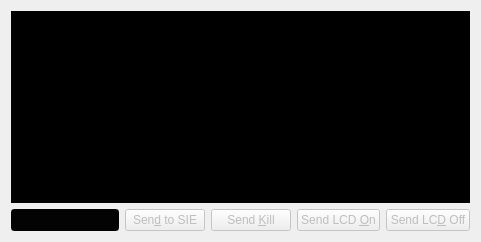
      <widget class="QWidget" name="tab_3">
       <attribute name="title">
        <string>SSH output</string>
       </attribute>
       <layout class="QVBoxLayout" name="verticalLayout_4">
        <item>
         <widget class="QTextEdit" name="sshTextEdit">
          <property name="maximumSize">
           <size>
            <width>16777215</width>
            <height>200</height>
           </size>
          </property>
          <property name="palette">
           <palette>
            <active>
             <colorrole role="WindowText">
              <brush brushstyle="SolidPattern">
               <color alpha="255">
                <red>255</red>
                <green>255</green>
                <blue>255</blue>
               </color>
              </brush>
             </colorrole>
             <colorrole role="Button">
              <brush brushstyle="SolidPattern">
               <color alpha="255">
                <red>4</red>
                <green>3</green>
                <blue>3</blue>
               </color>
              </brush>
             </colorrole>
             <colorrole role="Light">
              <brush brushstyle="SolidPattern">
               <color alpha="255">
                <red>6</red>
                <green>4</green>
                <blue>4</blue>
               </color>
              </brush>
             </colorrole>
             <colorrole role="Midlight">
              <brush brushstyle="SolidPattern">
               <color alpha="255">
                <red>5</red>
                <green>3</green>
                <blue>3</blue>
               </color>
              </brush>
             </colorrole>
             <colorrole role="Dark">
              <brush brushstyle="SolidPattern">
               <color alpha="255">
                <red>2</red>
                <green>1</green>
                <blue>1</blue>
               </color>
              </brush>
             </colorrole>
             <colorrole role="Mid">
              <brush brushstyle="SolidPattern">
               <color alpha="255">
                <red>2</red>
                <green>2</green>
                <blue>2</blue>
               </color>
              </brush>
             </colorrole>
             <colorrole role="Text">
              <brush brushstyle="SolidPattern">
               <color alpha="255">
                <red>255</red>
                <green>255</green>
                <blue>255</blue>
               </color>
              </brush>
             </colorrole>
             <colorrole role="BrightText">
              <brush brushstyle="SolidPattern">
               <color alpha="255">
                <red>255</red>
                <green>255</green>
                <blue>255</blue>
               </color>
              </brush>
             </colorrole>
             <colorrole role="ButtonText">
              <brush brushstyle="SolidPattern">
               <color alpha="255">
                <red>255</red>
                <green>255</green>
                <blue>255</blue>
               </color>
              </brush>
             </colorrole>
             <colorrole role="Base">
              <brush brushstyle="SolidPattern">
               <color alpha="255">
                <red>0</red>
                <green>0</green>
                <blue>0</blue>
               </color>
              </brush>
             </colorrole>
             <colorrole role="Window">
              <brush brushstyle="SolidPattern">
               <color alpha="255">
                <red>4</red>
                <green>3</green>
                <blue>3</blue>
               </color>
              </brush>
             </colorrole>
             <colorrole role="Shadow">
              <brush brushstyle="SolidPattern">
               <color alpha="255">
                <red>0</red>
                <green>0</green>
                <blue>0</blue>
               </color>
              </brush>
             </colorrole>
             <colorrole role="AlternateBase">
              <brush brushstyle="SolidPattern">
               <color alpha="255">
                <red>2</red>
                <green>1</green>
                <blue>1</blue>
               </color>
              </brush>
             </colorrole>
             <colorrole role="ToolTipBase">
              <brush brushstyle="SolidPattern">
               <color alpha="255">
                <red>255</red>
                <green>255</green>
                <blue>220</blue>
               </color>
              </brush>
             </colorrole>
             <colorrole role="ToolTipText">
              <brush brushstyle="SolidPattern">
               <color alpha="255">
                <red>0</red>
                <green>0</green>
                <blue>0</blue>
               </color>
              </brush>
             </colorrole>
            </active>
            <inactive>
             <colorrole role="WindowText">
              <brush brushstyle="SolidPattern">
               <color alpha="255">
                <red>255</red>
                <green>255</green>
                <blue>255</blue>
               </color>
              </brush>
             </colorrole>
             <colorrole role="Button">
              <brush brushstyle="SolidPattern">
               <color alpha="255">
                <red>4</red>
                <green>3</green>
                <blue>3</blue>
               </color>
              </brush>
             </colorrole>
             <colorrole role="Light">
              <brush brushstyle="SolidPattern">
               <color alpha="255">
                <red>6</red>
                <green>4</green>
                <blue>4</blue>
               </color>
              </brush>
             </colorrole>
             <colorrole role="Midlight">
              <brush brushstyle="SolidPattern">
               <color alpha="255">
                <red>5</red>
                <green>3</green>
                <blue>3</blue>
               </color>
              </brush>
             </colorrole>
             <colorrole role="Dark">
              <brush brushstyle="SolidPattern">
               <color alpha="255">
                <red>2</red>
                <green>1</green>
                <blue>1</blue>
               </color>
              </brush>
             </colorrole>
             <colorrole role="Mid">
              <brush brushstyle="SolidPattern">
               <color alpha="255">
                <red>2</red>
                <green>2</green>
                <blue>2</blue>
               </color>
              </brush>
             </colorrole>
             <colorrole role="Text">
              <brush brushstyle="SolidPattern">
               <color alpha="255">
                <red>255</red>
                <green>255</green>
                <blue>255</blue>
               </color>
              </brush>
             </colorrole>
             <colorrole role="BrightText">
              <brush brushstyle="SolidPattern">
               <color alpha="255">
                <red>255</red>
                <green>255</green>
                <blue>255</blue>
               </color>
              </brush>
             </colorrole>
             <colorrole role="ButtonText">
              <brush brushstyle="SolidPattern">
               <color alpha="255">
                <red>255</red>
                <green>255</green>
                <blue>255</blue>
               </color>
              </brush>
             </colorrole>
             <colorrole role="Base">
              <brush brushstyle="SolidPattern">
               <color alpha="255">
                <red>0</red>
                <green>0</green>
                <blue>0</blue>
               </color>
              </brush>
             </colorrole>
             <colorrole role="Window">
              <brush brushstyle="SolidPattern">
               <color alpha="255">
                <red>4</red>
                <green>3</green>
                <blue>3</blue>
               </color>
              </brush>
             </colorrole>
             <colorrole role="Shadow">
              <brush brushstyle="SolidPattern">
               <color alpha="255">
                <red>0</red>
                <green>0</green>
                <blue>0</blue>
               </color>
              </brush>
             </colorrole>
             <colorrole role="AlternateBase">
              <brush brushstyle="SolidPattern">
               <color alpha="255">
                <red>2</red>
                <green>1</green>
                <blue>1</blue>
               </color>
              </brush>
             </colorrole>
             <colorrole role="ToolTipBase">
              <brush brushstyle="SolidPattern">
               <color alpha="255">
                <red>255</red>
                <green>255</green>
                <blue>220</blue>
               </color>
              </brush>
             </colorrole>
             <colorrole role="ToolTipText">
              <brush brushstyle="SolidPattern">
               <color alpha="255">
                <red>0</red>
                <green>0</green>
                <blue>0</blue>
               </color>
              </brush>
             </colorrole>
            </inactive>
            <disabled>
             <colorrole role="WindowText">
              <brush brushstyle="SolidPattern">
               <color alpha="255">
                <red>2</red>
                <green>1</green>
                <blue>1</blue>
               </color>
              </brush>
             </colorrole>
             <colorrole role="Button">
              <brush brushstyle="SolidPattern">
               <color alpha="255">
                <red>4</red>
                <green>3</green>
                <blue>3</blue>
               </color>
              </brush>
             </colorrole>
             <colorrole role="Light">
              <brush brushstyle="SolidPattern">
               <color alpha="255">
                <red>6</red>
                <green>4</green>
                <blue>4</blue>
               </color>
              </brush>
             </colorrole>
             <colorrole role="Midlight">
              <brush brushstyle="SolidPattern">
               <color alpha="255">
                <red>5</red>
                <green>3</green>
                <blue>3</blue>
               </color>
              </brush>
             </colorrole>
             <colorrole role="Dark">
              <brush brushstyle="SolidPattern">
               <color alpha="255">
                <red>2</red>
                <green>1</green>
                <blue>1</blue>
               </color>
              </brush>
             </colorrole>
             <colorrole role="Mid">
              <brush brushstyle="SolidPattern">
               <color alpha="255">
                <red>2</red>
                <green>2</green>
                <blue>2</blue>
               </color>
              </brush>
             </colorrole>
             <colorrole role="Text">
              <brush brushstyle="SolidPattern">
               <color alpha="255">
                <red>2</red>
                <green>1</green>
                <blue>1</blue>
               </color>
              </brush>
             </colorrole>
             <colorrole role="BrightText">
              <brush brushstyle="SolidPattern">
               <color alpha="255">
                <red>255</red>
                <green>255</green>
                <blue>255</blue>
               </color>
              </brush>
             </colorrole>
             <colorrole role="ButtonText">
              <brush brushstyle="SolidPattern">
               <color alpha="255">
                <red>2</red>
                <green>1</green>
                <blue>1</blue>
               </color>
              </brush>
             </colorrole>
             <colorrole role="Base">
              <brush brushstyle="SolidPattern">
               <color alpha="255">
                <red>4</red>
                <green>3</green>
                <blue>3</blue>
               </color>
              </brush>
             </colorrole>
             <colorrole role="Window">
              <brush brushstyle="SolidPattern">
               <color alpha="255">
                <red>4</red>
                <green>3</green>
                <blue>3</blue>
               </color>
              </brush>
             </colorrole>
             <colorrole role="Shadow">
              <brush brushstyle="SolidPattern">
               <color alpha="255">
                <red>0</red>
                <green>0</green>
                <blue>0</blue>
               </color>
              </brush>
             </colorrole>
             <colorrole role="AlternateBase">
              <brush brushstyle="SolidPattern">
               <color alpha="255">
                <red>4</red>
                <green>3</green>
                <blue>3</blue>
               </color>
              </brush>
             </colorrole>
             <colorrole role="ToolTipBase">
              <brush brushstyle="SolidPattern">
               <color alpha="255">
                <red>255</red>
                <green>255</green>
                <blue>220</blue>
               </color>
              </brush>
             </colorrole>
             <colorrole role="ToolTipText">
              <brush brushstyle="SolidPattern">
               <color alpha="255">
                <red>0</red>
                <green>0</green>
                <blue>0</blue>
               </color>
              </brush>
             </colorrole>
            </disabled>
           </palette>
          </property>
          <property name="font">
           <font>
            <family>Courier New</family>
           </font>
          </property>
          <property name="autoFillBackground">
           <bool>false</bool>
          </property>
          <property name="horizontalScrollBarPolicy">
           <enum>Qt::ScrollBarAsNeeded</enum>
          </property>
         </widget>
        </item>
        <item>
         <layout class="QHBoxLayout" name="horizontalLayout_4">
          <item>
           <widget class="QLineEdit" name="commandEdit">
            <property name="enabled">
             <bool>false</bool>
            </property>
            <property name="palette">
             <palette>
              <active>
               <colorrole role="WindowText">
                <brush brushstyle="SolidPattern">
                 <color alpha="255">
                  <red>255</red>
                  <green>255</green>
                  <blue>255</blue>
                 </color>
                </brush>
               </colorrole>
               <colorrole role="Button">
                <brush brushstyle="SolidPattern">
                 <color alpha="255">
                  <red>4</red>
                  <green>3</green>
                  <blue>3</blue>
                 </color>
                </brush>
               </colorrole>
               <colorrole role="Light">
                <brush brushstyle="SolidPattern">
                 <color alpha="255">
                  <red>6</red>
                  <green>4</green>
                  <blue>4</blue>
                 </color>
                </brush>
               </colorrole>
               <colorrole role="Midlight">
                <brush brushstyle="SolidPattern">
                 <color alpha="255">
                  <red>5</red>
                  <green>3</green>
                  <blue>3</blue>
                 </color>
                </brush>
               </colorrole>
               <colorrole role="Dark">
                <brush brushstyle="SolidPattern">
                 <color alpha="255">
                  <red>2</red>
                  <green>1</green>
                  <blue>1</blue>
                 </color>
                </brush>
               </colorrole>
               <colorrole role="Mid">
                <brush brushstyle="SolidPattern">
                 <color alpha="255">
                  <red>2</red>
                  <green>2</green>
                  <blue>2</blue>
                 </color>
                </brush>
               </colorrole>
               <colorrole role="Text">
                <brush brushstyle="SolidPattern">
                 <color alpha="255">
                  <red>255</red>
                  <green>255</green>
                  <blue>255</blue>
                 </color>
                </brush>
               </colorrole>
               <colorrole role="BrightText">
                <brush brushstyle="SolidPattern">
                 <color alpha="255">
                  <red>255</red>
                  <green>255</green>
                  <blue>255</blue>
                 </color>
                </brush>
               </colorrole>
               <colorrole role="ButtonText">
                <brush brushstyle="SolidPattern">
                 <color alpha="255">
                  <red>255</red>
                  <green>255</green>
                  <blue>255</blue>
                 </color>
                </brush>
               </colorrole>
               <colorrole role="Base">
                <brush brushstyle="SolidPattern">
                 <color alpha="255">
                  <red>0</red>
                  <green>0</green>
                  <blue>0</blue>
                 </color>
                </brush>
               </colorrole>
               <colorrole role="Window">
                <brush brushstyle="SolidPattern">
                 <color alpha="255">
                  <red>4</red>
                  <green>3</green>
                  <blue>3</blue>
                 </color>
                </brush>
               </colorrole>
               <colorrole role="Shadow">
                <brush brushstyle="SolidPattern">
                 <color alpha="255">
                  <red>0</red>
                  <green>0</green>
                  <blue>0</blue>
                 </color>
                </brush>
               </colorrole>
               <colorrole role="AlternateBase">
                <brush brushstyle="SolidPattern">
                 <color alpha="255">
                  <red>2</red>
                  <green>1</green>
                  <blue>1</blue>
                 </color>
                </brush>
               </colorrole>
               <colorrole role="ToolTipBase">
                <brush brushstyle="SolidPattern">
                 <color alpha="255">
                  <red>255</red>
                  <green>255</green>
                  <blue>220</blue>
                 </color>
                </brush>
               </colorrole>
               <colorrole role="ToolTipText">
                <brush brushstyle="SolidPattern">
                 <color alpha="255">
                  <red>0</red>
                  <green>0</green>
                  <blue>0</blue>
                 </color>
                </brush>
               </colorrole>
              </active>
              <inactive>
               <colorrole role="WindowText">
                <brush brushstyle="SolidPattern">
                 <color alpha="255">
                  <red>255</red>
                  <green>255</green>
                  <blue>255</blue>
                 </color>
                </brush>
               </colorrole>
               <colorrole role="Button">
                <brush brushstyle="SolidPattern">
                 <color alpha="255">
                  <red>4</red>
                  <green>3</green>
                  <blue>3</blue>
                 </color>
                </brush>
               </colorrole>
               <colorrole role="Light">
                <brush brushstyle="SolidPattern">
                 <color alpha="255">
                  <red>6</red>
                  <green>4</green>
                  <blue>4</blue>
                 </color>
                </brush>
               </colorrole>
               <colorrole role="Midlight">
                <brush brushstyle="SolidPattern">
                 <color alpha="255">
                  <red>5</red>
                  <green>3</green>
                  <blue>3</blue>
                 </color>
                </brush>
               </colorrole>
               <colorrole role="Dark">
                <brush brushstyle="SolidPattern">
                 <color alpha="255">
                  <red>2</red>
                  <green>1</green>
                  <blue>1</blue>
                 </color>
                </brush>
               </colorrole>
               <colorrole role="Mid">
                <brush brushstyle="SolidPattern">
                 <color alpha="255">
                  <red>2</red>
                  <green>2</green>
                  <blue>2</blue>
                 </color>
                </brush>
               </colorrole>
               <colorrole role="Text">
                <brush brushstyle="SolidPattern">
                 <color alpha="255">
                  <red>255</red>
                  <green>255</green>
                  <blue>255</blue>
                 </color>
                </brush>
               </colorrole>
               <colorrole role="BrightText">
                <brush brushstyle="SolidPattern">
                 <color alpha="255">
                  <red>255</red>
                  <green>255</green>
                  <blue>255</blue>
                 </color>
                </brush>
               </colorrole>
               <colorrole role="ButtonText">
                <brush brushstyle="SolidPattern">
                 <color alpha="255">
                  <red>255</red>
                  <green>255</green>
                  <blue>255</blue>
                 </color>
                </brush>
               </colorrole>
               <colorrole role="Base">
                <brush brushstyle="SolidPattern">
                 <color alpha="255">
                  <red>0</red>
                  <green>0</green>
                  <blue>0</blue>
                 </color>
                </brush>
               </colorrole>
               <colorrole role="Window">
                <brush brushstyle="SolidPattern">
                 <color alpha="255">
                  <red>4</red>
                  <green>3</green>
                  <blue>3</blue>
                 </color>
                </brush>
               </colorrole>
               <colorrole role="Shadow">
                <brush brushstyle="SolidPattern">
                 <color alpha="255">
                  <red>0</red>
                  <green>0</green>
                  <blue>0</blue>
                 </color>
                </brush>
               </colorrole>
               <colorrole role="AlternateBase">
                <brush brushstyle="SolidPattern">
                 <color alpha="255">
                  <red>2</red>
                  <green>1</green>
                  <blue>1</blue>
                 </color>
                </brush>
               </colorrole>
               <colorrole role="ToolTipBase">
                <brush brushstyle="SolidPattern">
                 <color alpha="255">
                  <red>255</red>
                  <green>255</green>
                  <blue>220</blue>
                 </color>
                </brush>
               </colorrole>
               <colorrole role="ToolTipText">
                <brush brushstyle="SolidPattern">
                 <color alpha="255">
                  <red>0</red>
                  <green>0</green>
                  <blue>0</blue>
                 </color>
                </brush>
               </colorrole>
              </inactive>
              <disabled>
               <colorrole role="WindowText">
                <brush brushstyle="SolidPattern">
                 <color alpha="255">
                  <red>2</red>
                  <green>1</green>
                  <blue>1</blue>
                 </color>
                </brush>
               </colorrole>
               <colorrole role="Button">
                <brush brushstyle="SolidPattern">
                 <color alpha="255">
                  <red>4</red>
                  <green>3</green>
                  <blue>3</blue>
                 </color>
                </brush>
               </colorrole>
               <colorrole role="Light">
                <brush brushstyle="SolidPattern">
                 <color alpha="255">
                  <red>6</red>
                  <green>4</green>
                  <blue>4</blue>
                 </color>
                </brush>
               </colorrole>
               <colorrole role="Midlight">
                <brush brushstyle="SolidPattern">
                 <color alpha="255">
                  <red>5</red>
                  <green>3</green>
                  <blue>3</blue>
                 </color>
                </brush>
               </colorrole>
               <colorrole role="Dark">
                <brush brushstyle="SolidPattern">
                 <color alpha="255">
                  <red>2</red>
                  <green>1</green>
                  <blue>1</blue>
                 </color>
                </brush>
               </colorrole>
               <colorrole role="Mid">
                <brush brushstyle="SolidPattern">
                 <color alpha="255">
                  <red>2</red>
                  <green>2</green>
                  <blue>2</blue>
                 </color>
                </brush>
               </colorrole>
               <colorrole role="Text">
                <brush brushstyle="SolidPattern">
                 <color alpha="255">
                  <red>2</red>
                  <green>1</green>
                  <blue>1</blue>
                 </color>
                </brush>
               </colorrole>
               <colorrole role="BrightText">
                <brush brushstyle="SolidPattern">
                 <color alpha="255">
                  <red>255</red>
                  <green>255</green>
                  <blue>255</blue>
                 </color>
                </brush>
               </colorrole>
               <colorrole role="ButtonText">
                <brush brushstyle="SolidPattern">
                 <color alpha="255">
                  <red>2</red>
                  <green>1</green>
                  <blue>1</blue>
                 </color>
                </brush>
               </colorrole>
               <colorrole role="Base">
                <brush brushstyle="SolidPattern">
                 <color alpha="255">
                  <red>4</red>
                  <green>3</green>
                  <blue>3</blue>
                 </color>
                </brush>
               </colorrole>
               <colorrole role="Window">
                <brush brushstyle="SolidPattern">
                 <color alpha="255">
                  <red>4</red>
                  <green>3</green>
                  <blue>3</blue>
                 </color>
                </brush>
               </colorrole>
               <colorrole role="Shadow">
                <brush brushstyle="SolidPattern">
                 <color alpha="255">
                  <red>0</red>
                  <green>0</green>
                  <blue>0</blue>
                 </color>
                </brush>
               </colorrole>
               <colorrole role="AlternateBase">
                <brush brushstyle="SolidPattern">
                 <color alpha="255">
                  <red>4</red>
                  <green>3</green>
                  <blue>3</blue>
                 </color>
                </brush>
               </colorrole>
               <colorrole role="ToolTipBase">
                <brush brushstyle="SolidPattern">
                 <color alpha="255">
                  <red>255</red>
                  <green>255</green>
                  <blue>220</blue>
                 </color>
                </brush>
               </colorrole>
               <colorrole role="ToolTipText">
                <brush brushstyle="SolidPattern">
                 <color alpha="255">
                  <red>0</red>
                  <green>0</green>
                  <blue>0</blue>
                 </color>
                </brush>
               </colorrole>
              </disabled>
             </palette>
            </property>
            <property name="autoFillBackground">
             <bool>false</bool>
            </property>
           </widget>
          </item>
          <item>
           <widget class="QPushButton" name="sendButton">
            <property name="enabled">
             <bool>false</bool>
            </property>
            <property name="text">
             <string>Sen&amp;d to SIE</string>
            </property>
           </widget>
          </item>
          <item>
           <widget class="QPushButton" name="killButton">
            <property name="enabled">
             <bool>false</bool>
            </property>
            <property name="text">
             <string>Send &amp;Kill</string>
            </property>
           </widget>
          </item>
          <item>
           <widget class="QPushButton" name="lcdOnButton">
            <property name="enabled">
             <bool>false</bool>
            </property>
            <property name="text">
             <string>Send LCD &amp;On</string>
            </property>
           </widget>
          </item>
          <item>
           <widget class="QPushButton" name="lcdOffButton">
            <property name="enabled">
             <bool>false</bool>
            </property>
            <property name="text">
             <string>Send LC&amp;D Off</string>
            </property>
           </widget>
          </item>
         </layout>
        </item>
       </layout>
      </widget>
